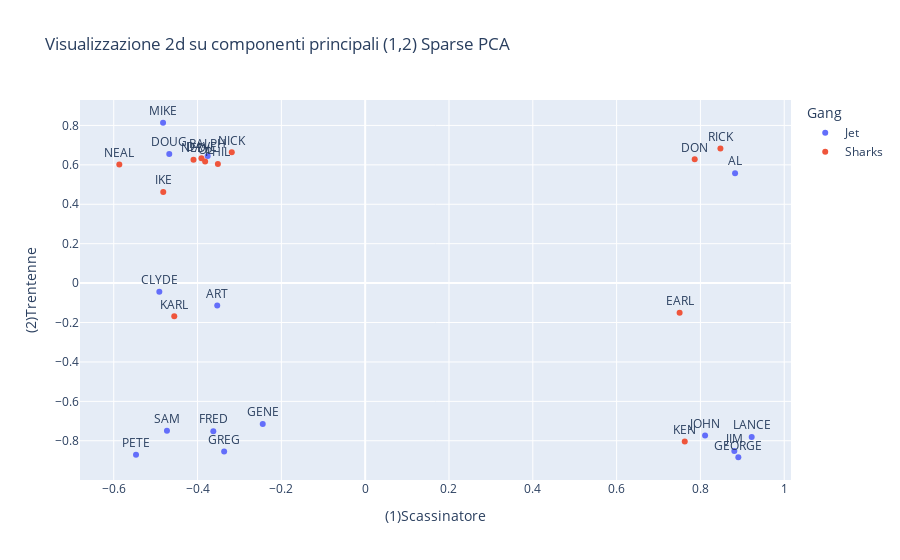

The notebook cell saved with this chart:
### Code cell
title = "Visualizzazione 2d su componenti principali (1,2) Sparse PCA"
fig = px.scatter(df_spca_noise.reset_index(),x=cod_componenti[0],y=cod_componenti[1],text="Name",color="Gang",title = title)
fig.update_traces(textposition='top center')
fig.write_html(title+".html")
fig.show()

### Figure 1 — Plotly figure (JSON) as saved in the notebook; plotly's stock layout.template omitted (floating-point values rounded to 4 significant figures)
{"data": [{"hovertemplate": "Gang=Jet<br>(1)Scassinatore=%{x}<br>(2)Trentenne=%{y}<br>Name=%{text}<extra></extra>", "legendgroup": "Jet", "marker": {"color": "#636efa", "symbol": "circle"}, "mode": "markers+text", "name": "Jet", "orientation": "v", "showlegend": true, "text": ["ART", "AL", "SAM", "CLYDE", "MIKE", "JIM", "GREG", "JOHN", "DOUG", "LANCE", "GEORGE", "PETE", "FRED", "GENE", "RALPH"], "textposition": "top center", "type": "scatter", "x": [-0.353, 0.8827, -0.473, -0.4912, -0.4823, 0.8809, -0.3365, 0.8111, -0.4675, 0.9224, 0.8905, -0.5468, -0.3624, -0.2445, -0.3759], "xaxis": "x", "y": [-0.1137, 0.5577, -0.7496, -0.04415, 0.8136, -0.852, -0.8549, -0.7735, 0.6547, -0.781, -0.8836, -0.8709, -0.7511, -0.7151, 0.6451], "yaxis": "y"}, {"hovertemplate": "Gang=Sharks<br>(1)Scassinatore=%{x}<br>(2)Trentenne=%{y}<br>Name=%{text}<extra></extra>", "legendgroup": "Sharks", "marker": {"color": "#EF553B", "symbol": "circle"}, "mode": "markers+text", "name": "Sharks", "orientation": "v", "showlegend": true, "text": ["PHIL", "IKE", "NICK", "DON", "NED", "KARL", "KEN", "EARL", "RICK", "OL", "NEAL", "DAVE"], "textposition": "top center", "type": "scatter", "x": [-0.3515, -0.4819, -0.3183, 0.7864, -0.4096, -0.4556, 0.7626, 0.7503, 0.8477, -0.382, -0.5867, -0.3907], "xaxis": "x", "y": [0.6047, 0.4628, 0.6633, 0.6282, 0.6256, -0.1685, -0.8041, -0.151, 0.683, 0.6175, 0.6014, 0.6335], "yaxis": "y"}], "layout": {"legend": {"title": {"text": "Gang"}, "tracegroupgap": 0}, "title": {"text": "Visualizzazione 2d su componenti principali (1,2) Sparse PCA"}, "xaxis": {"anchor": "y", "domain": [0, 1], "title": {"text": "(1)Scassinatore"}}, "yaxis": {"anchor": "x", "domain": [0, 1], "title": {"text": "(2)Trentenne"}}}}
